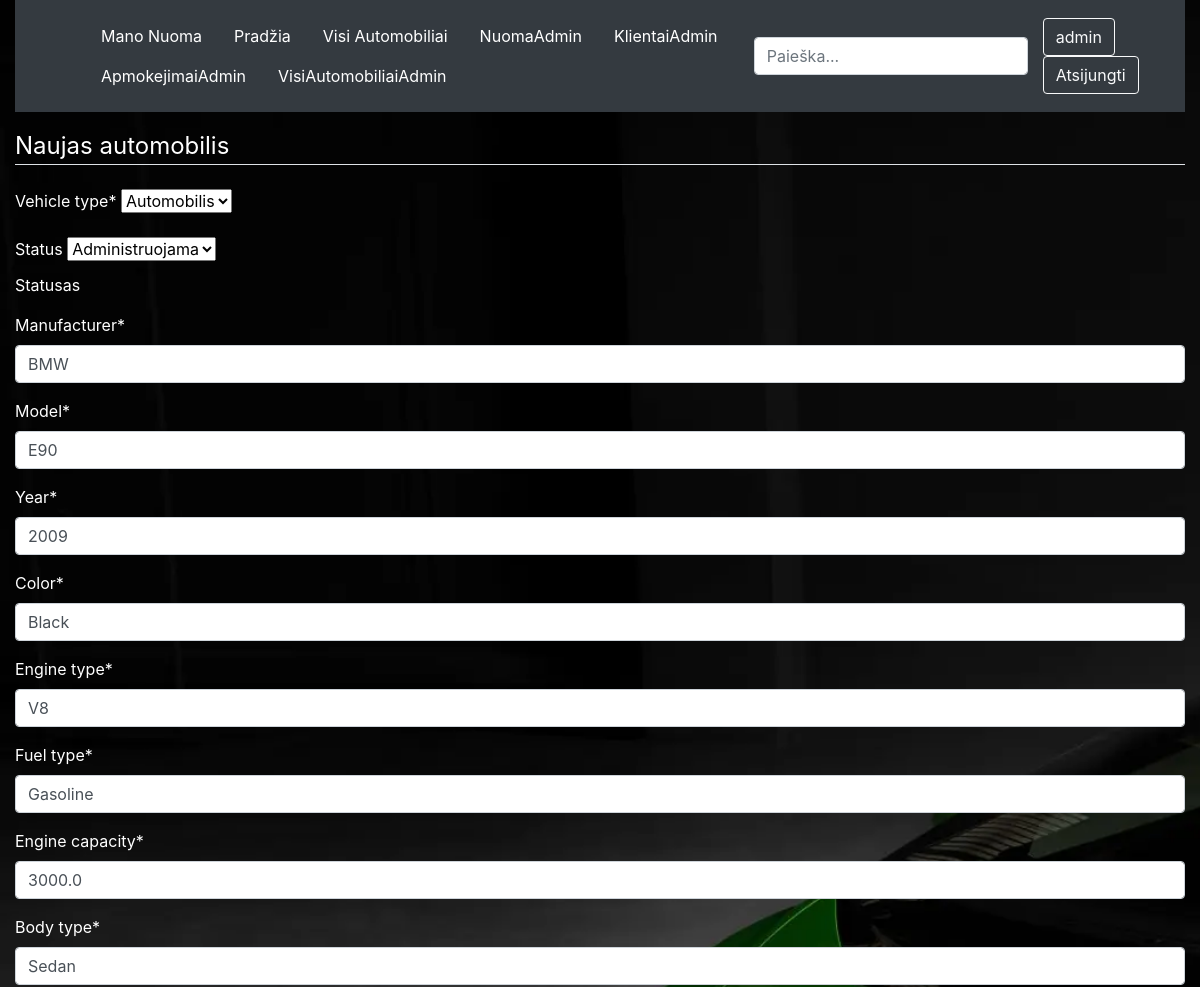
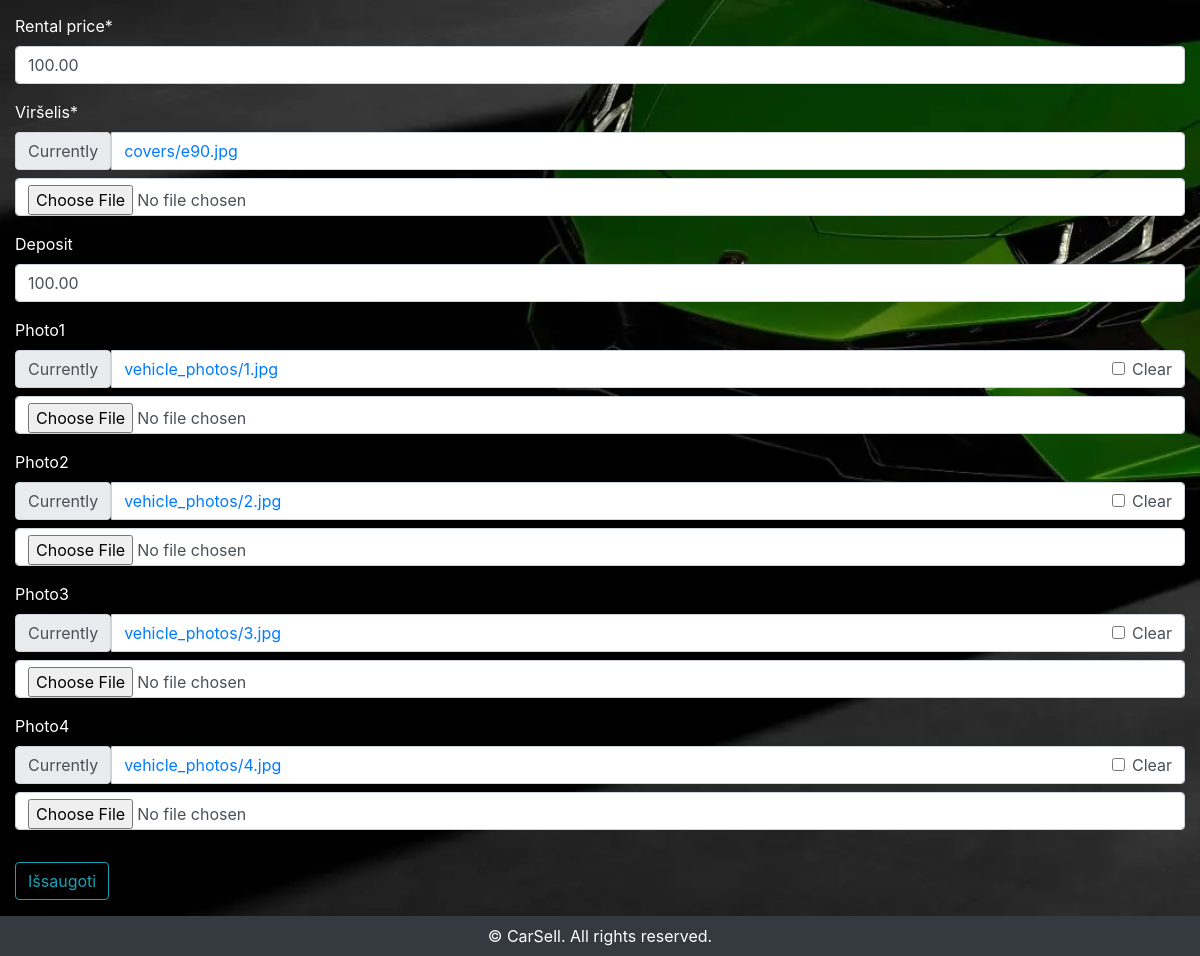
Page /CarSell/vehicle/1/update (signed in) on the committed database (2 pictures, top to bottom).
### CarSell/models.py (models this page shows, shortened)
class Vehicle(models.Model):
    VEHICLE_TYPES = [
        ('car', 'Automobilis'),
        ('motorcycle', 'Motociklas'),
    ]
    LOAN_STATUS = (
        ('a', 'Administruojama'),
        ('p', 'Paimta'),
        ('g', 'Galima paimti'),
        ('r', 'Rezervuota'),
    )
    status = models.CharField(
        max_length=1,
        choices=LOAN_STATUS,
        blank=True,
        default='a',
        help_text='Statusas',
    )
    manufacturer = models.CharField(max_length=100)
    model = models.CharField(max_length=100)
    year = models.PositiveIntegerField()
    color = models.CharField(max_length=50)
    engine_type = models.CharField(max_length=50)
    fuel_type = models.CharField(max_length=50)
    engine_capacity = models.FloatField()
    body_type = models.CharField(max_length=50)
    rental_price = models.DecimalField(max_digits=10, decimal_places=2)
    vehicle_type = models.CharField(max_length=20, choices=VEHICLE_TYPES)
    cover = models.ImageField('Viršelis', upload_to='covers', null=True)
    deposit = models.DecimalField(max_digits=10, decimal_places=2, null=True, blank=True)
    photo1 = models.ImageField(upload_to='vehicle_photos', null=True, blank=True)
    photo2 = models.ImageField(upload_to='vehicle_photos', null=True, blank=True)
    photo3 = models.ImageField(upload_to='vehicle_photos', null=True, blank=True)
    photo4 = models.ImageField(upload_to='vehicle_photos', null=True, blank=True)

### CarSell/views.py (the view)
# urls.py: path('vehicle/<int:vehicle_id>/update', CarByAdminUpdateView.as_view(), name='vehicle-update'),
class CarByAdminUpdateView(LoginRequiredMixin, UserPassesTestMixin, UpdateView):
    model = Vehicle
    fields = ['vehicle_type','status', 'manufacturer', 'model', 'year', 'color', 'engine_type', 'fuel_type','engine_capacity',
              'body_type', 'rental_price', 'cover', 'deposit', 'photo1','photo2', 'photo3', 'photo4']
    success_url = reverse_lazy('vehicles')
    template_name = 'vehicle_form.html'
    pk_url_kwarg = 'vehicle_id'
    def test_func(self):
        return self.request.user.is_superuser

### templates/vehicle_form.html (shortened to what this page needs)
{% extends "base.html" %}
{% load crispy_forms_tags %}
{% block content %}
    <form method="POST" enctype="multipart/form-data" style="color: white;">
    <fieldset class="form-group">
        <legend class="border-bottom mb-4 text-white">Naujas automobilis</legend>
        {{ form|crispy }}
    </fieldset>
    <div class="form-group">
        <button class="btn btn-outline-info" type="submit">Išsaugoti</button>
    </div>
</form>
{% endblock content %}

### templates/base.html (shortened to what this page needs)
<!DOCTYPE html>
<html lang="en">
<head>
    {% load static %}
    <link rel="stylesheet" href="https://stackpath.bootstrapcdn.com/bootstrap/4.1.3/css/bootstrap.min.css"
>
    <link rel="stylesheet" href="{% static 'css/styles.css' %}">
</head>
<body>
<div class="wrapper">
    <div class="container-fluid">
        <div class="row">
            <div class="col-sm-12">
                <div class="bg-dark text-white py-3">
                    <div class="container">
                        <div class="d-flex align-items-center justify-content-between">
                            <div class="d-flex align-items-center">
                                <a href="/" class="d-flex align-items-center text-white text-decoration-none">
                                    <svg class="bi me-2" width="40" height="32" role="img"
                                         aria-label="Bootstrap">
                                        <use xlink:href="#bootstrap"></use>
                                    </svg>
                                </a>
                                <ul class="nav">
                                    {% if user.is_authenticated %}
                                    <li class="nav-item"><a href="{% url 'my-rentals' %}"
                                                                    class="nav-link text-white">Mano Nuoma</a></li>
                                        {% if user.is_superuser %}
                                            <li class="nav-item"><a href="{% url 'index' %}"
                                                                    class="nav-link text-white">Pradžia</a></li>
                                            <li class="nav-item"><a href="{% url 'vehicles' %}"
                                                                    class="nav-link text-white">Visi Automobiliai</a></li>
                                            <li class="nav-item"><a href="{% url 'rental_contracts' %}"
                                                                    class="nav-link text-white">NuomaAdmin</a></li>
                                            <li class="nav-item"><a href="{% url 'clients' %}"
                                                                    class="nav-link text-white">KlientaiAdmin</a></li>
                                            <li class="nav-item"><a href="{% url 'payments' %}"
                                                                    class="nav-link text-white">ApmokejimaiAdmin</a></li>
                                            <li class="nav-item"><a href="{% url 'all_vehicles' %}"
                                                                    class="nav-link text-white">VisiAutomobiliaiAdmin</a></li>
                                        {% else %}
                                            <li class="nav-item"><a href="{% url 'index' %}"
                                                                    class="nav-link text-white">Pradžia</a></li>
                                            <li class="nav-item"><a href="{% url 'vehicles' %}"
                                                                    class="nav-link text-white">Visi Automobiliai</a></li>
                                        {% endif %}
                                    {% endif %}
                                </ul>
                            </div>
                            <form method="get" class="col-12 col-lg-auto mb-3 mb-lg-0 me-lg-3"
                                  action="{% url 'search_results' %}">
                                <input type="search" class="form-control form-control-dark" placeholder="Paieška..."
                                       aria-label="Search" name="query">
                            </form>
                            <div class="text-end">
                                {% if user.is_authenticated %}
                                    <a href="{% url 'profilis' %}" class="btn btn-outline-light me-2">{{ user.get_username }}</a>
                                    <a href="{% url 'logout' %}" class="btn btn-outline-light me-2">Atsijungti</a>
                                {% else %}
                                    <a href="{% url 'login' %}" class="btn btn-outline-light me-2">Login</a>
                                    <a href="{% url 'register' %}" class="btn btn-warning">Sign-up</a>
                                {% endif %}
                            </div>
                        </div>
                    </div>
                </div>
                <div class="content">
                    {% block content %}{% endblock %}
                </div>
            </div>
        </div>
    </div>
</div>
<footer class="bg-dark text-white text-center py-2">
    &copy; {{ year }} CarSell. All rights reserved.
</footer>
</body>
</html>

### rows in the picture
Vehicle: vehicle_type "Automobilis", status "Administruojama", manufacturer "BMW", model "E90", year "2009", color "Black", engine_type "V8", fuel_type "Gasoline", engine_capacity "3000.0", body_type "Sedan", rental_price "100.00", deposit "100.00"

### other values in the picture
{{ user.get_username }} "admin"
